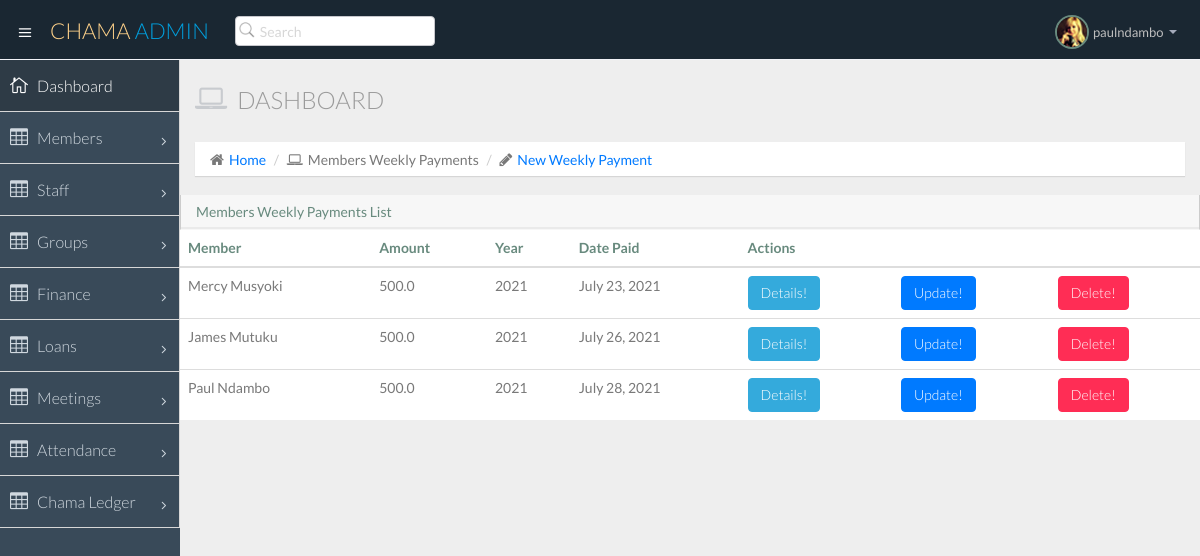
Page /finance/weekly-payments/ (signed in) on the committed database.
### finance/models.py (models this page shows, shortened)
class WeeklyPayment(models.Model):
    member = models.ForeignKey(Member, on_delete=models.CASCADE)
    amount = models.FloatField(default=500)
    year = models.CharField(max_length=4, choices=YEAR_CHOICES, default="2021")
    date_paid = models.DateField(default=timezone.now)

### data/models.py (models this page shows, shortened)
class Member(models.Model):
    user = models.OneToOneField(User, on_delete=models.CASCADE)
    id_number = models.CharField(max_length=200, unique=True, primary_key=True)
    name = models.CharField(max_length=200)
    phone_number = models.CharField(max_length=200)
    email = models.EmailField()
    gender = models.CharField(max_length=200, choices=GENDER_CHOICES)
    year = models.CharField(max_length=4, choices=YEAR_CHOICES, default="2021")
    postal_code = models.CharField(max_length=200)
    town = models.CharField(max_length=200)
    country = models.CharField(max_length=200)
    def __str__(self):
        return self.name

### finance/views.py (the view)
# urls.py: path("weekly-payments/", WeeklyPayments.as_view(), name="weekly-payments"),
class WeeklyPayments(ListView):
	model = WeeklyPayment
	template_name = "finance/weekly_payments.html"

### finance/templates/finance/weekly_payments.html
{% extends "base.html" %}
{% block content %}
<section id="main-content">
  <section class="wrapper">
    <div class="row">
      <div class="col-lg-12">
        <h3 class="page-header"><i class="fa fa-laptop"></i> Dashboard</h3>
        <ol class="breadcrumb">
          <li><i class="fa fa-home"></i><a href="/">Home</a></li>
          <li><i class="fa fa-laptop"></i>Members Weekly Payments</li>
          <li><i class="fa fa-pencil"></i><a href="{% url 'add-weekly-payment' %}">New Weekly Payment</a></li>
        </ol>
      </div>
    </div>
    <div class="row">
      <div class="table-responsive">
          <section class="panel">
            <header class="panel-heading">
              Members Weekly Payments List
            </header>
            <table class="table ml-3">
              <thead>
                <tr>
                  <th>Member</th>
                  <th>Amount</th>
                  <th>Year</th>
                  <th>Date Paid</th>
                  <th colspan="3">Actions</th>
                </tr>
              </thead>
              <tbody>
        {% for weekly_payment in object_list %}
                <tr>
                  <td>{{weekly_payment.member}}</td>
                  <td>{{weekly_payment.amount}}</td>
                  <td>{{weekly_payment.year}}</td>
                  <td>{{weekly_payment.date_paid}}</td>
                  <td>
                  	<a href="#" class="btn btn-info">Details!</a>
                  </td>
                  <td>
                  	<a href="#" class="btn btn-primary">Update!</a>
                  </td>
                  <td>
                  	<a href="#" class="btn btn-danger">Delete!</a>
                  </td>
                </tr>
      {% endfor %}
              </tbody>
            </table>
          </section>
        </div>
      </div>
  </section>
</section>
{% endblock content %}

### templates/base.html (shortened to what this page needs)
{% load static %}
<!DOCTYPE html>
<html lang="en">
<head>
  <link href="{% static 'nice-admin/css/bootstrap.min.css' %}" rel="stylesheet">
  <link href="{% static 'nice-admin/css/bootstrap-theme.css' %}" rel="stylesheet">
  <link href="{% static 'nice-admin/css/elegant-icons-style.css' %}" rel="stylesheet" />
  <link href="{% static 'nice-admin/css/font-awesome.min.css' %}" rel="stylesheet" />
  <link href="{% static 'nice-admin/assets/fullcalendar/fullcalendar/bootstrap-fullcalendar.css' %}" rel="stylesheet" />
  <link href="{% static 'nice-admin/assets/fullcalendar/fullcalendar/fullcalendar.css' %}" rel="stylesheet" />
  <link href="{% static 'nice-admin/assets/jquery-easy-pie-chart/jquery.easy-pie-chart.css' %}" rel="stylesheet" type="text/css" media="screen" />
  <link rel="stylesheet" href="{% static 'nice-admin/css/owl.carousel.css' %}" type="text/css">
  <link href="{% static 'nice-admin/css/jquery-jvectormap-1.2.2.css' %}" rel="stylesheet">
  <link rel="stylesheet" href="{% static 'nice-admin/css/fullcalendar.css' %}">
  <link href="{% static 'nice-admin/css/widgets.css' %}" rel="stylesheet">
  <link href="{% static 'nice-admin/css/style.css' %}" rel="stylesheet">
  <link href="{% static 'nice-admin/css/style-responsive.css' %}" rel="stylesheet" />
  <link href="{% static 'nice-admin/css/xcharts.min.css' %}" rel=" stylesheet">
  <link href="{% static 'nice-admin/css/jquery-ui-1.10.4.min.css' %}" rel="stylesheet">
</head>
<body>
{% if user.is_authenticated %}
  <section id="container" class="">
    <header class="header dark-bg">
      <div class="toggle-nav">
        <div class="icon-reorder tooltips" data-original-title="Toggle Navigation" data-placement="bottom"><i class="icon_menu"></i></div>
      </div>
      <a href="{% url 'home' %}" class="logo">CHAMA <span class="lite"> Admin</span></a>
      <div class="nav search-row" id="top_menu">
        <ul class="nav top-menu">
          <li>
            <form class="navbar-form">
              <input class="form-control" placeholder="Search" type="text">
            </form>
          </li>
        </ul>
      </div>
      <div class="top-nav notification-row">
        <ul class="nav pull-right top-menu">
          <li class="dropdown">
            <a data-toggle="dropdown" class="dropdown-toggle" href="#">
                            <span class="profile-ava">
                                <img alt="" src="{% static 'nice-admin/img/avatar1_small.jpg' %}">
                            </span>
                            <span class="username">{{user.username}}</span>
                            <b class="caret"></b>
                        </a>
          </li>
        </ul>
      </div>
    </header>
    <aside>
      <div id="sidebar" class="nav-collapse ">
        <ul class="sidebar-menu">
          <li class="active">
            <a class="" href="{% url 'home' %}">
                          <i class="icon_house_alt"></i>
                          <span>Dashboard</span>
                      </a>
          </li>
          <li class="sub-menu">
            <a href="javascript:;" class="">
                          <i class="icon_table"></i>
                          <span>Members</span>
                          <span class="menu-arrow arrow_carrot-right"></span>
                      </a>
          </li>
          <li class="sub-menu">
            <a href="javascript:;" class="">
                          <i class="icon_table"></i>
                          <span>Staff</span>
                          <span class="menu-arrow arrow_carrot-right"></span>
                      </a>
          </li>
                    <li class="sub-menu">
            <a href="javascript:;" class="">
                          <i class="icon_table"></i>
                          <span>Groups</span>
                          <span class="menu-arrow arrow_carrot-right"></span>
                      </a>
          </li>
            <li class="sub-menu">
            <a href="javascript:;" class="">
                          <i class="icon_table"></i>
                          <span>Finance</span>
                          <span class="menu-arrow arrow_carrot-right"></span>
                      </a>
          </li>
           <li class="sub-menu">
            <a href="javascript:;" class="">
                          <i class="icon_table"></i>
                          <span>Loans</span>
                          <span class="menu-arrow arrow_carrot-right"></span>
                      </a>
          </li>
            <li class="sub-menu">
            <a href="javascript:;" class="">
                          <i class="icon_table"></i>
                          <span>Meetings</span>
                          <span class="menu-arrow arrow_carrot-right"></span>
                      </a>
          </li>
           <li class="sub-menu">
            <a href="javascript:;" class="">
                          <i class="icon_table"></i>
                          <span>Attendance</span>
                          <span class="menu-arrow arrow_carrot-right"></span>
                      </a>
          </li>
          <li class="sub-menu">
            <a href="javascript:;" class="">
                          <i class="icon_table"></i>
                          <span>Chama Ledger</span>
                          <span class="menu-arrow arrow_carrot-right"></span>
                      </a>
          </li>
        </ul>
      </div>
    </aside>
    {% block content %}
    {% endblock content %}
  </section>
{% endif %}
</body>
</html>

### rows in the picture
WeeklyPayment: member "Mercy Musyoki", amount "500.0", year "2021", date_paid "July 23, 2021"
WeeklyPayment: member "James Mutuku", amount "500.0", year "2021", date_paid "July 26, 2021"
WeeklyPayment: member "Paul Ndambo", amount "500.0", year "2021", date_paid "July 28, 2021"

### other values in the picture
{{ user.username }} "paulndambo"
